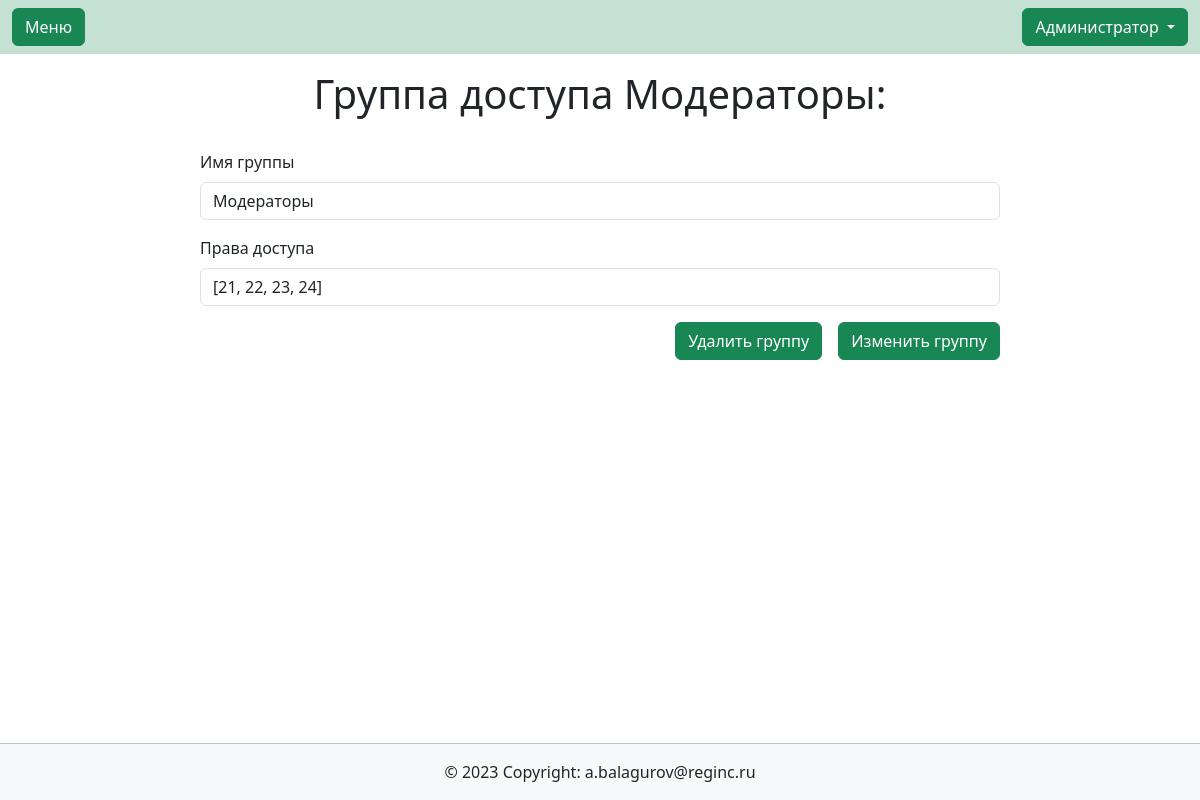
The app's page /users/group/3/ (signed in), older data.
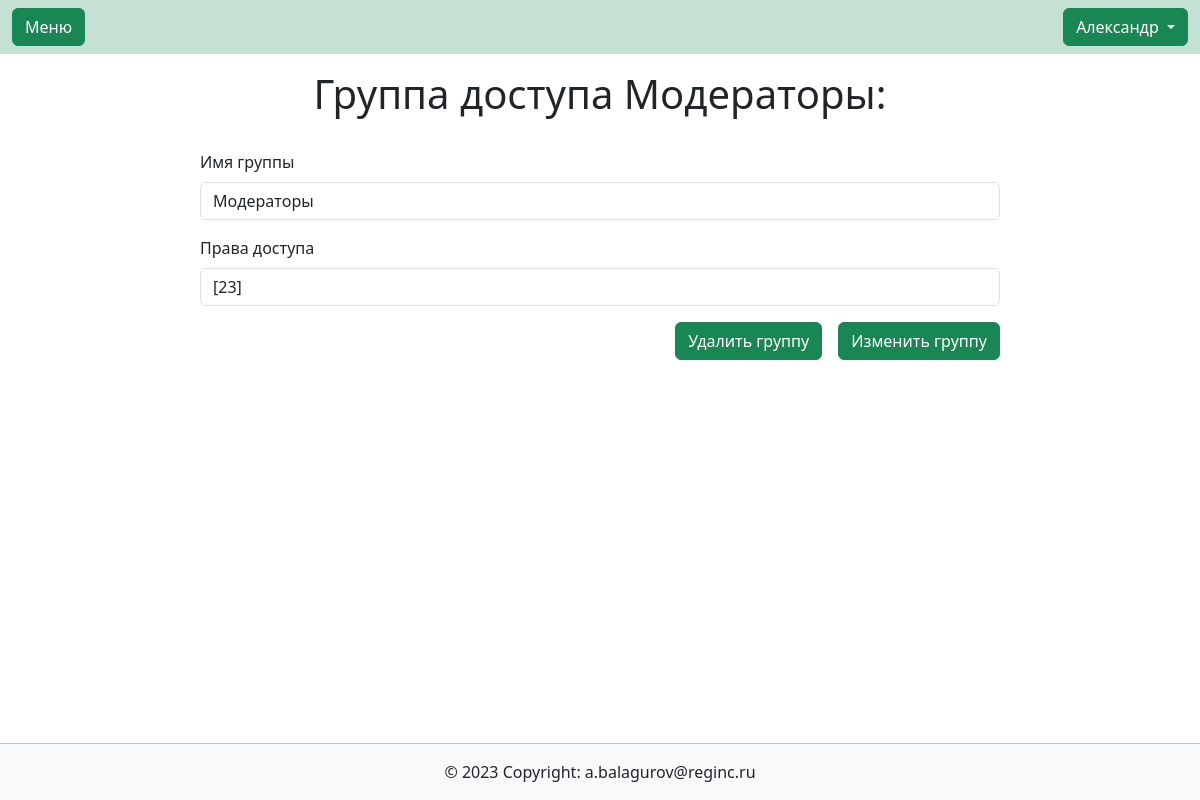
The same page, newer data.
### users/models.py (models this page shows, shortened)
class User(AbstractUser):
    description = models.CharField(max_length=150, blank=True, verbose_name='Занимаемая должность',)
    class Meta:
        verbose_name_plural = 'Пользователи'
        default_permissions = ()
        permissions = [
            ('edit_profile', 'Сan change his profile data'),
            ('user_administration', 'Can add, change and delete user data')
        ]

### users/views.py (the view, shortened to what this page needs)
# urls.py: path('group/', views.addgroup, name='addgroup'),
@permission_required('users.change_group', raise_exception=True)
def addgroup(request, id=None):
    context = {}
    if id is not None:
        instance = Group.objects.get(pk=id)
        form = GroupForm(instance=instance)
        context['group'] = instance
    else:
        form = GroupForm()
    context['form'] = form
    return render(request, 'users/addgroup.html', context)

### users/forms.py
class GroupForm(forms.ModelForm):
    class Meta:
        model = Group
        fields = ['name', 'permissions']
        labels = {
            'name': 'Имя группы',
            'permissions': 'Права доступа',
        }
        widgets = {
            'name': forms.TextInput(),
            'permissions': Select2MultipleWidget(),
        }

### users/templates/users/addgroup.html (shortened to what this page needs)
{% extends  'base.html' %}
{% load bootstrap5 %}
{% block content %}
<h1 class="text-center py-3">Группа доступа{% if group %} {{ group.name }}{% endif %}:</h1>
<form class="form col-10 col-lg-8 mx-auto py-2" method="POST">
    {% bootstrap_form form %}
    <div class="d-grid gap-2 d-md-flex justify-content-md-end">
        {% if group %}
            <button type="button" class="btn btn-success me-md-2" data-bs-toggle="modal" data-bs-target="#exampleModal">
                Удалить группу
            </button>
            {% bootstrap_button "Изменить группу" button_type="submit" button_class="btn-success float-end" %}
        {% else %}
            {% bootstrap_button "Добавить группу" button_type="submit" button_class="btn-success float-end" %}
        {% endif %}
    </div>
</form>
{% endblock content %}

### all_apps/templates/header.html (shortened to what this page needs)
{% load bootstrap_icons %}
<nav class="navbar navbar-expand-lg navbar-light" style="background-color: #C5E1D4;">
    <div class="container-fluid">
        <a class="btn btn-success" data-bs-toggle="offcanvas" href="#offcanvasExample" role="button" aria-controls="offcanvasExample">
            {% bs_icon 'list' size='1.5em' %} Меню
        </a>
        {% if user.is_authenticated %}
            <div class="dropdown ms-3" style="background-color: #C5E1D4;">
                <button class="btn btn-success dropdown-toggle" id="bd-versions" data-bs-toggle="dropdown" aria-expanded="false" data-bs-display="static">
                    {{ user.last_name }} {{ user.first_name }}
                </button>
            </div>
        {% endif %}
    </div>
  </nav>

Row changes from the older to the newer data that the page shows:
changed User: first_name "Администратор" → "Александр"
Text that changed along with them:
form field permissions: "[21, 22, 23, 24]" → "[23]"
